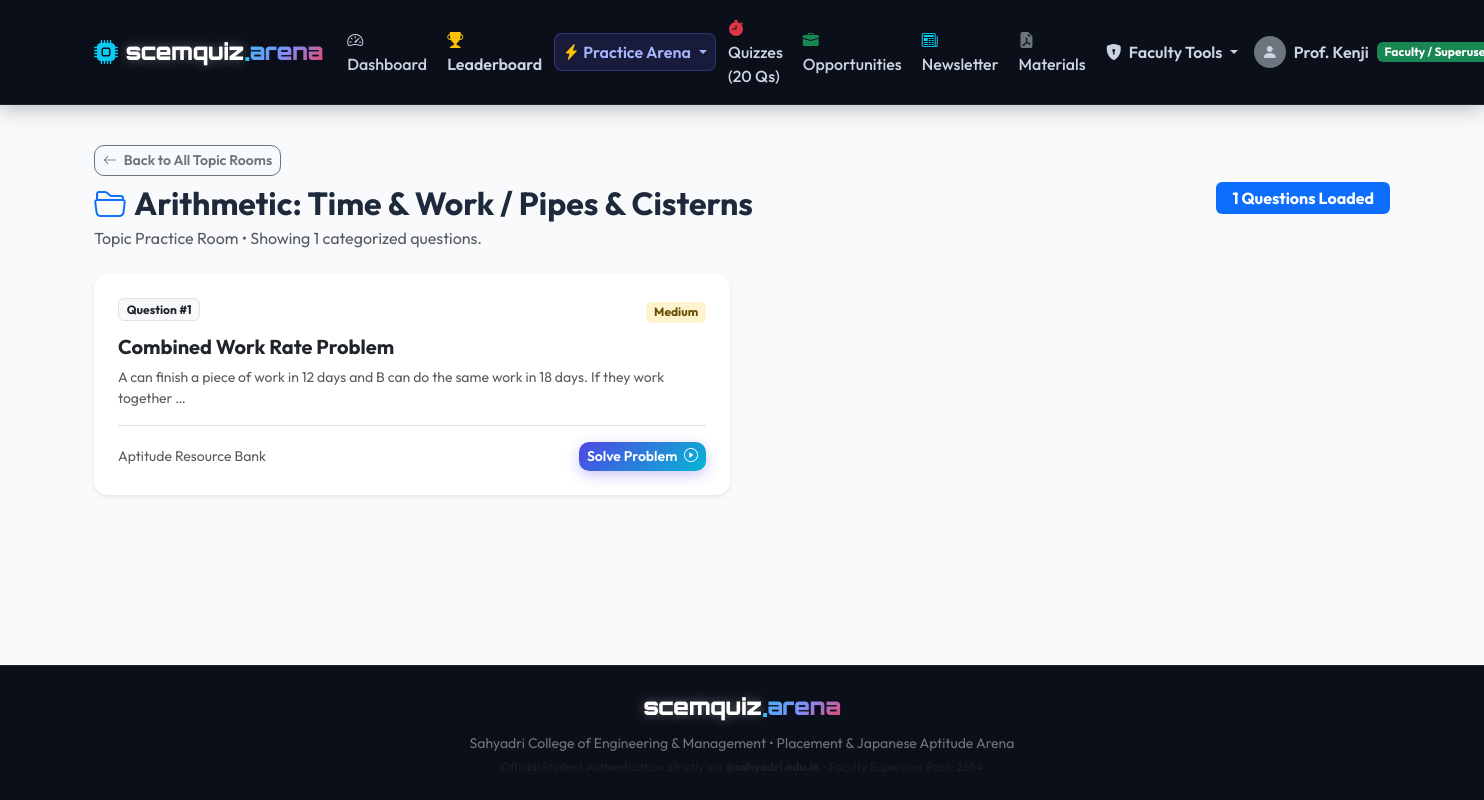
/portal/practice/topics/TIME_WORK/ (signed in), run on an earlier commit of the app's database.
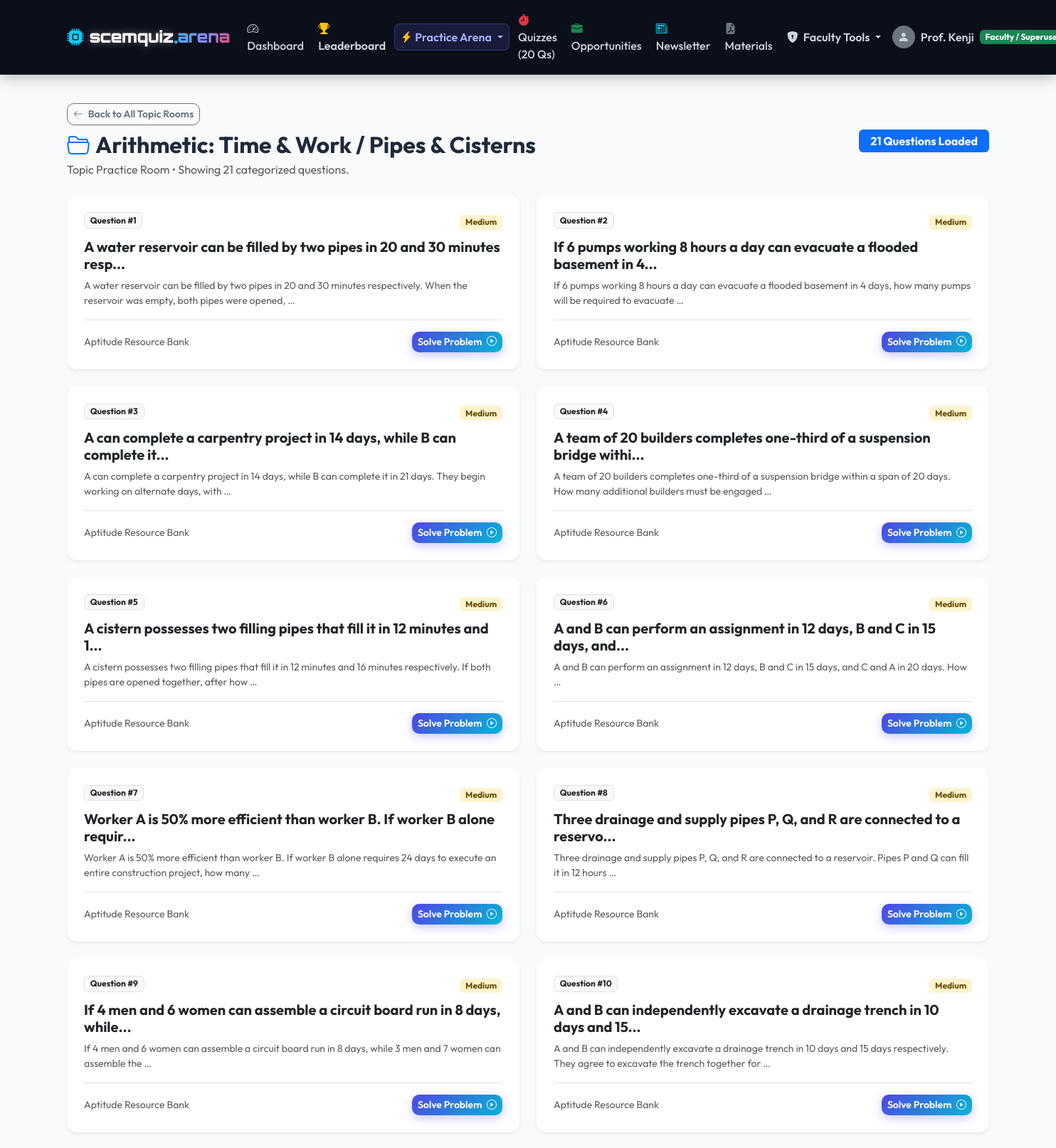
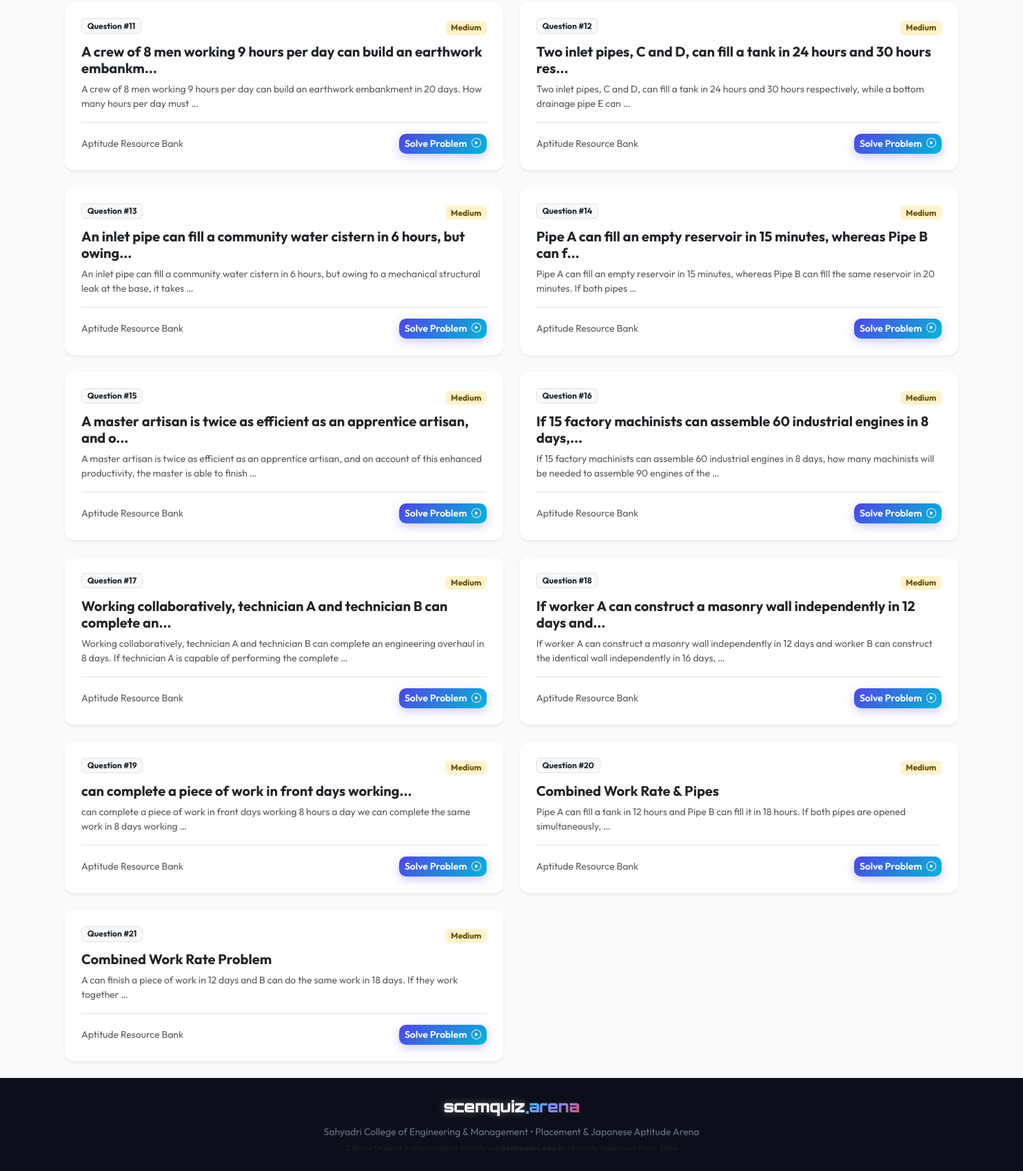
And on a later commit of the database (2 pictures, top to bottom).
### app/models.py (models this page shows, shortened)
class AptitudeQuestion(models.Model):
    SUBJECT_CHOICES = [
        ('APTITUDE', 'Quantitative Aptitude'),
        ('JAPANESE', 'Japanese Language (Zenken Exclusive)'),
    ]
    TOPIC_CHOICES = [
        ('ARITHMETIC', 'Arithmetic: Comprehensive Practice'),
        ('PERCENTAGE', 'Arithmetic: Percentages & Fractions'),
        ('PROFIT_LOSS', 'Arithmetic: Profit, Loss & Discount'),
        ('TIME_WORK', 'Arithmetic: Time & Work / Pipes & Cisterns'),
        ('SPEED_DISTANCE', 'Arithmetic: Time, Speed & Distance / Trains'),
        ('RATIO_PROPORTION', 'Arithmetic: Ratio, Proportion & Mixtures'),
        ('AVERAGES', 'Arithmetic: Averages & Allegations'),
        ('NUMBER_SYSTEM', 'Number System, HCF, LCM & Numeracy'),
        ('ALGEBRA', 'Algebra: Linear, Quadratic Equations & Logarithms'),
        ('GEOMETRY', 'Geometry, Trigonometry & Mensuration'),
        ('MODERN_MATH', 'Modern Math: Permutations, Combinations & Probability'),
        ('DATA_INTERPRETATION', 'Data Interpretation (Tables, Bar, Line & Pie Charts)'),
        ('LOGICAL_REASONING', 'Logical Reasoning & Analytical Aptitude'),
        ('OTHER_APTITUDE', 'General Aptitude'),
        ('JP_KANJI', 'Japanese: Kanji & Reading (漢字)'),
        ('JP_VOCAB', 'Japanese: Vocabulary & Meanings (語彙)'),
        ('JP_GRAMMAR', 'Japanese: JLPT Grammar (文法)'),
        ('JP_READING', 'Japanese: Reading Comprehension (読解)'),
        ('JP_CULTURE', 'Japanese: Corporate Culture & Business Etiquette (ビジネスマナー)'),
    ]
    DIFFICULTY_CHOICES = [
        ('EASY', 'Easy'),
        ('MEDIUM', 'Medium'),
        ('HARD', 'Hard / Advanced'),
    ]
    CORRECT_OPTION_CHOICES = [
        ('A', 'Option A'),
        ('B', 'Option B'),
        ('C', 'Option C'),
        ('D', 'Option D'),
    ]
    ACCESS_CHOICES = [
        ('ALL', 'Open to All Students (Zenken & Non-Zenken)'),
        ('ZENKEN_ONLY', 'Zenken Enrolled Students Only (Exclusive)'),
    ]
    teacher = models.ForeignKey(
        settings.AUTH_USER_MODEL,
        on_delete=models.CASCADE,
        related_name='aptitude_questions',
    )
    subject = models.CharField(
        max_length=20,
        choices=SUBJECT_CHOICES,
        default='APTITUDE',
        help_text="Aptitude (Open/Zenken) or Japanese (Zenken Exclusive)",
    )
    title = models.CharField(
        max_length=200,
        help_text="Short title or concept (e.g. Work Equivalence / JLPT N4 Kanji)",
    )
    topic = models.CharField(
        max_length=50,
        choices=TOPIC_CHOICES,
        default='PERCENTAGE',
    )
    difficulty = models.CharField(
        max_length=20,
        choices=DIFFICULTY_CHOICES,
        default='MEDIUM',
    )
    access_tier = models.CharField(
        max_length=20,
        choices=ACCESS_CHOICES,
        default='ALL',
        help_text="Choose who can view and practice this question",
    )
    question_text = models.TextField(
        help_text="Enter the full problem statement",
    )
    option_a = models.CharField(max_length=255, verbose_name="Option A")
    option_b = models.CharField(max_length=255, verbose_name="Option B")
    option_c = models.CharField(max_length=255, verbose_name="Option C")
    option_d = models.CharField(max_length=255, verbose_name="Option D")
    correct_option = models.CharField(
        max_length=1,
        choices=CORRECT_OPTION_CHOICES,
        help_text="Select the correct answer option",
    )
    explanation = models.TextField(
        blank=True,
        help_text="Step-by-step mathematical reasoning or language explanation",
    )
    created_at = models.DateTimeField(auto_now_add=True)
    updated_at = models.DateTimeField(auto_now=True)
    class Meta:
        ordering = ['-created_at']

### app/views.py (the view)
# urls.py: path('practice/topics/<str:topic_code>/', views.topic_room_practice_view, name='topic_room_practice'),
@login_required
def topic_room_practice_view(request, topic_code):
    user = request.user
    is_japanese = topic_code.startswith('JP_')
    if is_japanese and not (user.is_zenken_student or user.is_teacher):
        messages.error(request, "Japanese Language Topic Rooms are exclusive to Zenken Enrolled Students.")
        return redirect('app:topic_practice_rooms')
    questions = AptitudeQuestion.objects.filter(topic=topic_code)
    topic_display = dict(AptitudeQuestion.TOPIC_CHOICES).get(topic_code, topic_code)
    return render(request, 'app/practice/topic_room_detail.html', {
        'topic_code': topic_code,
        'topic_display': topic_display,
        'questions': questions,
    })

### account/models.py (called while the page is built)
    @property
    def is_teacher(self):
        return self.role == self.Role.TEACHER or self.is_superuser

    @property
    def is_zenken_student(self):
        return self.role == self.Role.ZENKEN_STUDENT

### templates/app/practice/topic_room_detail.html (shortened to what this page needs)
{% extends 'base.html' %}
{% block content %}
<div class="row align-items-center mb-4">
    <div class="col-md-8">
        <a href="{% url 'app:topic_practice_rooms' %}" class="btn btn-outline-secondary btn-sm mb-2">
            <i class="bi bi-arrow-left me-1"></i> Back to All Topic Rooms
        </a>
        <h2 class="fw-bold mb-1">
            <i class="bi bi-folder2-open text-primary me-2"></i>{{ topic_display }}
        </h2>
        <p class="text-muted mb-0">Topic Practice Room &bull; Showing {{ questions.count }} categorized questions.</p>
    </div>
    <div class="col-md-4 text-md-end mt-3 mt-md-0">
        <span class="badge bg-primary px-3 py-2 fs-6">{{ questions.count }} Questions Loaded</span>
    </div>
</div>
<div class="row g-4">
    {% if questions %}
        {% for q in questions %}
            <div class="col-md-6">
                <div class="card h-100 shadow-sm border-0 d-flex flex-column">
                    <div class="card-body p-4 d-flex flex-column">
                        <div class="d-flex justify-content-between align-items-start mb-2">
                            <span class="badge bg-light text-dark border small">Question #{{ forloop.counter }}</span>
                            <div>
                                {% if q.difficulty == 'EASY' %}
                                    <span class="badge bg-success-subtle text-success">Easy</span>
                                {% elif q.difficulty == 'MEDIUM' %}
                                    <span class="badge bg-warning-subtle text-warning-emphasis">Medium</span>
                                {% else %}
                                    <span class="badge bg-danger-subtle text-danger">Hard</span>
                                {% endif %}
                            </div>
                        </div>
                        <h5 class="card-title fw-bold text-dark mt-1">
                            <a href="{% url 'app:question_detail' q.pk %}" class="text-decoration-none text-dark">
                                {{ q.title }}
                            </a>
                        </h5>
                        <p class="card-text text-muted small flex-grow-1">
                            {{ q.question_text|truncatewords:24 }}
                        </p>
                        <div class="pt-3 border-top mt-auto d-flex justify-content-between align-items-center">
                            <small class="text-muted">Aptitude Resource Bank</small>
                            <a href="{% url 'app:question_detail' q.pk %}" class="btn btn-sm btn-arena">
                                Solve Problem <i class="bi bi-play-circle ms-1"></i>
                            </a>
                        </div>
                    </div>
                </div>
            </div>
        {% endfor %}
    {% else %}
        <div class="col-12 text-center py-5">
            <i class="bi bi-inbox fs-1 text-muted d-block mb-2"></i>
            <h5>No questions currently in this topic room.</h5>
            <a href="{% url 'app:topic_practice_rooms' %}" class="btn btn-outline-dark btn-sm mt-2">Back to Topics</a>
        </div>
    {% endif %}
</div>
{% endblock %}

What changed in the data, as far as the page shows it:
added AptitudeQuestion: difficulty "Medium", title "A water reservoir can be filled by two pipes in 20 and 30 minutes resp...", question_text "A water reservoir can be filled by two pipes in 20 and 30 minutes respectively. When the reservoir was empty, both pipes were opened, …"
added AptitudeQuestion: difficulty "Medium", title "If 6 pumps working 8 hours a day can evacuate a flooded basement in 4...", question_text "If 6 pumps working 8 hours a day can evacuate a flooded basement in 4 days, how many pumps will be required to evacuate …"
added AptitudeQuestion: difficulty "Medium", title "A can complete a carpentry project in 14 days, while B can complete it...", question_text "A can complete a carpentry project in 14 days, while B can complete it in 21 days. They begin working on alternate days, with …"
added AptitudeQuestion: difficulty "Medium", title "A team of 20 builders completes one-third of a suspension bridge withi...", question_text "A team of 20 builders completes one-third of a suspension bridge within a span of 20 days. How many additional builders must be engaged …"
added AptitudeQuestion: difficulty "Medium", title "A cistern possesses two filling pipes that fill it in 12 minutes and 1...", question_text "A cistern possesses two filling pipes that fill it in 12 minutes and 16 minutes respectively. If both pipes are opened together, after how …"
added AptitudeQuestion: difficulty "Medium", title "A and B can perform an assignment in 12 days, B and C in 15 days, and...", question_text "A and B can perform an assignment in 12 days, B and C in 15 days, and C and A in 20 days. How …"
added AptitudeQuestion: difficulty "Medium", title "Worker A is 50% more efficient than worker B. If worker B alone requir...", question_text "Worker A is 50% more efficient than worker B. If worker B alone requires 24 days to execute an entire construction project, how many …"
added AptitudeQuestion: difficulty "Medium", title "Three drainage and supply pipes P, Q, and R are connected to a reservo...", question_text "Three drainage and supply pipes P, Q, and R are connected to a reservoir. Pipes P and Q can fill it in 12 hours …"
added AptitudeQuestion: difficulty "Medium", title "If 4 men and 6 women can assemble a circuit board run in 8 days, while...", question_text "If 4 men and 6 women can assemble a circuit board run in 8 days, while 3 men and 7 women can assemble the …"
added AptitudeQuestion: difficulty "Medium", title "A and B can independently excavate a drainage trench in 10 days and 15...", question_text "A and B can independently excavate a drainage trench in 10 days and 15 days respectively. They agree to excavate the trench together for …"
added AptitudeQuestion: difficulty "Medium", title "A crew of 8 men working 9 hours per day can build an earthwork embankm...", question_text "A crew of 8 men working 9 hours per day can build an earthwork embankment in 20 days. How many hours per day must …"
added AptitudeQuestion: difficulty "Medium", title "Two inlet pipes, C and D, can fill a tank in 24 hours and 30 hours res...", question_text "Two inlet pipes, C and D, can fill a tank in 24 hours and 30 hours respectively, while a bottom drainage pipe E can …"
added AptitudeQuestion: difficulty "Medium", title "An inlet pipe can fill a community water cistern in 6 hours, but owing...", question_text "An inlet pipe can fill a community water cistern in 6 hours, but owing to a mechanical structural leak at the base, it takes …"
added AptitudeQuestion: difficulty "Medium", title "Pipe A can fill an empty reservoir in 15 minutes, whereas Pipe B can f...", question_text "Pipe A can fill an empty reservoir in 15 minutes, whereas Pipe B can fill the same reservoir in 20 minutes. If both pipes …"
added AptitudeQuestion: difficulty "Medium", title "A master artisan is twice as efficient as an apprentice artisan, and o...", question_text "A master artisan is twice as efficient as an apprentice artisan, and on account of this enhanced productivity, the master is able to finish …"
added AptitudeQuestion: difficulty "Medium", title "If 15 factory machinists can assemble 60 industrial engines in 8 days,...", question_text "If 15 factory machinists can assemble 60 industrial engines in 8 days, how many machinists will be needed to assemble 90 engines of the …"
added AptitudeQuestion: difficulty "Medium", title "Working collaboratively, technician A and technician B can complete an...", question_text "Working collaboratively, technician A and technician B can complete an engineering overhaul in 8 days. If technician A is capable of performing the complete …"
added AptitudeQuestion: difficulty "Medium", title "If worker A can construct a masonry wall independently in 12 days and...", question_text "If worker A can construct a masonry wall independently in 12 days and worker B can construct the identical wall independently in 16 days, …"
added AptitudeQuestion: difficulty "Medium", title "can complete a piece of work in front days working...", question_text "can complete a piece of work in front days working 8 hours a day we can complete the same work in 8 days working …"
added AptitudeQuestion: difficulty "Medium", title "Combined Work Rate & Pipes", question_text "Pipe A can fill a tank in 12 hours and Pipe B can fill it in 18 hours. If both pipes are opened simultaneously, …"
Also different on the page:
{{ questions.count }}: "1" → "21"
